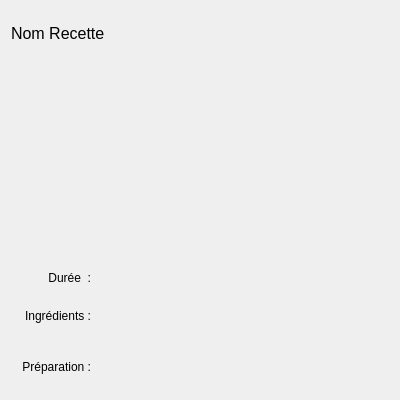
<?xml version="1.0" encoding="UTF-8"?>
<ui version="4.0">
 <class>fenetreDetailRecette</class>
 <widget class="QWidget" name="fenetreDetailRecette">
  <property name="geometry">
   <rect>
    <x>0</x>
    <y>0</y>
    <width>400</width>
    <height>400</height>
   </rect>
  </property>
  <property name="maximumSize">
   <size>
    <width>400</width>
    <height>400</height>
   </size>
  </property>
  <property name="windowTitle">
   <string>Form</string>
  </property>
  <property name="styleSheet">
   <string notr="true">QDialog
{
	background-color: lightgray;
}

QWidget#scrollAreaWidgetContents_2
{
	padding-top : 5pxpx;
}</string>
  </property>
  <layout class="QVBoxLayout" name="verticalLayout_2">
   <item>
    <layout class="QVBoxLayout" name="verticalLayout" stretch="0,1,0,0,0">
     <item>
      <widget class="QLabel" name="labelNom">
       <property name="minimumSize">
        <size>
         <width>0</width>
         <height>22</height>
        </size>
       </property>
       <property name="font">
        <font>
         <pointsize>12</pointsize>
        </font>
       </property>
       <property name="styleSheet">
        <string notr="true"/>
       </property>
       <property name="text">
        <string>Nom Recette</string>
       </property>
      </widget>
     </item>
     <item>
      <widget class="QLabel" name="labelImage">
       <property name="minimumSize">
        <size>
         <width>0</width>
         <height>180</height>
        </size>
       </property>
       <property name="maximumSize">
        <size>
         <width>16777215</width>
         <height>200</height>
        </size>
       </property>
       <property name="text">
        <string/>
       </property>
      </widget>
     </item>
     <item>
      <layout class="QHBoxLayout" name="horizontalLayout">
       <item>
        <widget class="QLabel" name="label1">
         <property name="minimumSize">
          <size>
           <width>80</width>
           <height>20</height>
          </size>
         </property>
         <property name="maximumSize">
          <size>
           <width>80</width>
           <height>20</height>
          </size>
         </property>
         <property name="styleSheet">
          <string notr="true"/>
         </property>
         <property name="text">
          <string>Durée  :</string>
         </property>
         <property name="alignment">
          <set>Qt::AlignRight|Qt::AlignTrailing|Qt::AlignVCenter</set>
         </property>
        </widget>
       </item>
       <item>
        <widget class="QLabel" name="labelDuree">
         <property name="minimumSize">
          <size>
           <width>0</width>
           <height>20</height>
          </size>
         </property>
         <property name="maximumSize">
          <size>
           <width>16777215</width>
           <height>20</height>
          </size>
         </property>
         <property name="text">
          <string/>
         </property>
        </widget>
       </item>
      </layout>
     </item>
     <item>
      <layout class="QHBoxLayout" name="horizontalLayout_2">
       <item>
        <widget class="QLabel" name="label2">
         <property name="minimumSize">
          <size>
           <width>80</width>
           <height>0</height>
          </size>
         </property>
         <property name="maximumSize">
          <size>
           <width>80</width>
           <height>16777215</height>
          </size>
         </property>
         <property name="styleSheet">
          <string notr="true"/>
         </property>
         <property name="text">
          <string>Ingrédients :</string>
         </property>
         <property name="alignment">
          <set>Qt::AlignRight|Qt::AlignTrailing|Qt::AlignVCenter</set>
         </property>
        </widget>
       </item>
       <item>
        <widget class="QLabel" name="labelIngredients">
         <property name="text">
          <string/>
         </property>
        </widget>
       </item>
      </layout>
     </item>
     <item>
      <layout class="QHBoxLayout" name="horizontalLayout_3">
       <item>
        <widget class="QLabel" name="label3">
         <property name="minimumSize">
          <size>
           <width>80</width>
           <height>0</height>
          </size>
         </property>
         <property name="maximumSize">
          <size>
           <width>80</width>
           <height>16777215</height>
          </size>
         </property>
         <property name="styleSheet">
          <string notr="true"/>
         </property>
         <property name="text">
          <string>Préparation :</string>
         </property>
         <property name="alignment">
          <set>Qt::AlignRight|Qt::AlignTrailing|Qt::AlignVCenter</set>
         </property>
        </widget>
       </item>
       <item>
        <widget class="QLabel" name="labelEtapes">
         <property name="text">
          <string/>
         </property>
        </widget>
       </item>
      </layout>
     </item>
    </layout>
   </item>
  </layout>
 </widget>
 <resources/>
 <connections/>
</ui>
